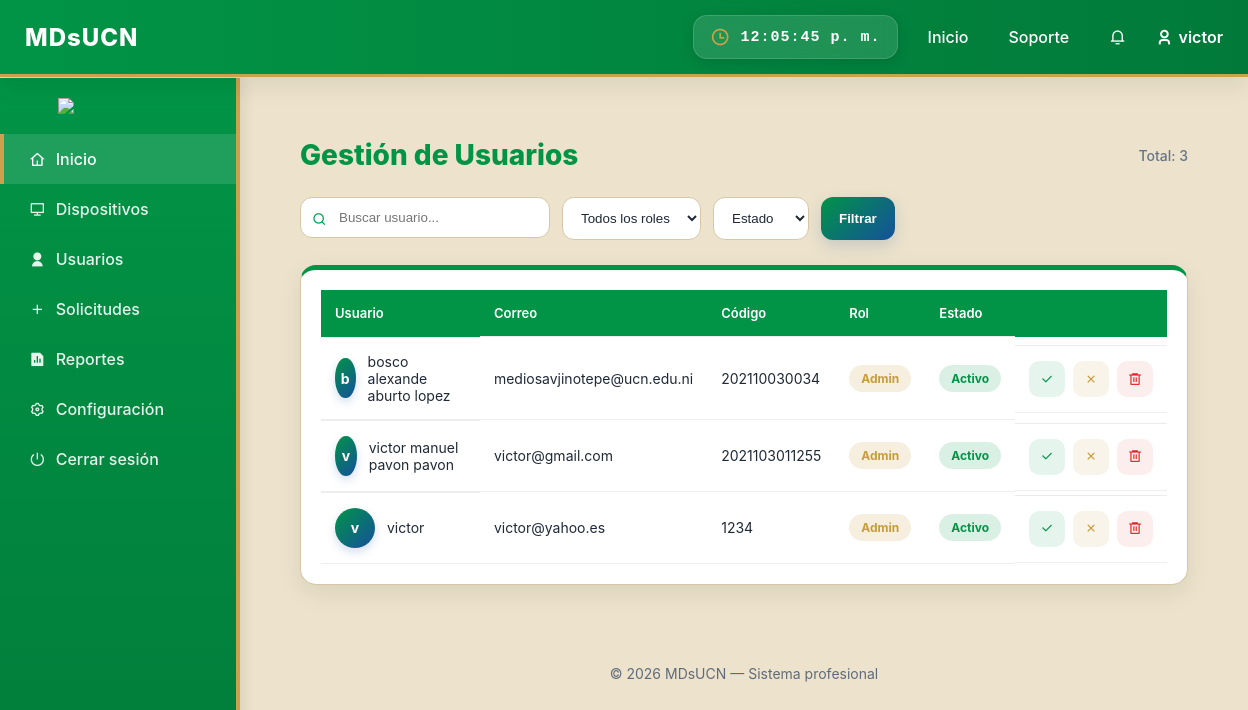
Before: /panel/usuarios/ (signed in) with the older database file.
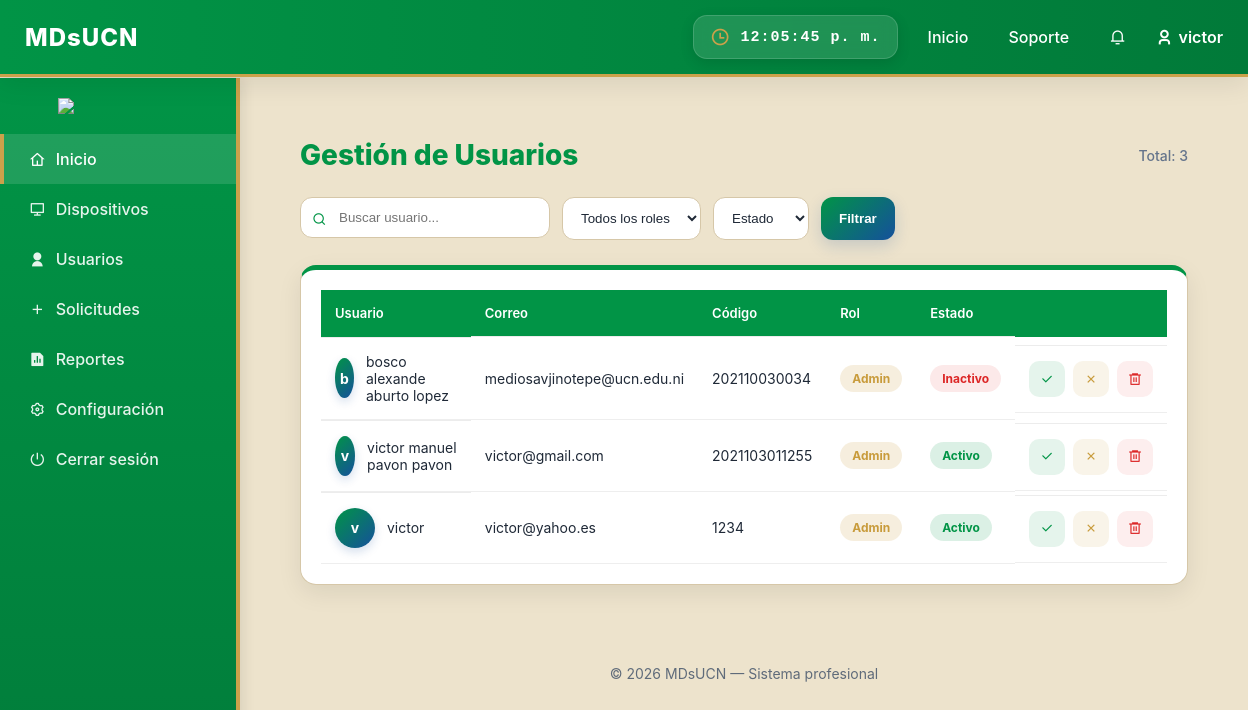
After: the same page with the newer database file.
### appOne/models.py (models this page shows, shortened)
class Usuario(AbstractUser):
    username = models.CharField(max_length=150, unique=True)
    nombre_completo = models.CharField(max_length=150)
    correo_institucional = models.EmailField(unique=True)
    codigo = models.CharField(max_length=20, unique=True)
    rol = models.CharField(max_length=20, choices=ROLES, default="Docente")
    USERNAME_FIELD = "correo_institucional"
    REQUIRED_FIELDS = ["username", "nombre_completo", "codigo"]
    objects = UsuarioManager()

### appOne/views.py (the view, shortened to what this page needs)
# urls.py: path('panel/usuarios/', views.panel_usuarios, name='panel_usuarios'),
@login_required
def panel_usuarios(request):
    if request.user.rol != "Admin":
        messages.error(request, "No tienes permisos para ver esta sección.")
        return redirect('dashboard')
    buscar = request.GET.get('buscar')
    rol = request.GET.get('rol')
    estado = request.GET.get('estado')
    usuarios = Usuario.objects.all()
    if rol:
        usuarios = usuarios.filter(rol=rol)
    if estado == "activo":
        usuarios = usuarios.filter(is_active=True)
    elif estado == "inactivo":
        usuarios = usuarios.filter(is_active=False)
    context = {
        'usuarios': usuarios,
    }
    return render(request, 'appOne/panel_usuarios.html', context)

### appOne/templates/appOne/panel_usuarios.html (shortened to what this page needs)
{% extends "appOne/dashboard.html" %}
{% load static %}
{% block extra_css %}
<link rel="stylesheet" href="{% static 'appOne/css/usuario.css' %}">
<link href="https://cdn.jsdelivr.net/npm/remixicon/fonts/remixicon.css" rel="stylesheet">
{% endblock %}
{% block contenido %}
<div class="usuarios-container">
    <div class="header-usuarios">
        <h2>Gestión de Usuarios</h2>
        <span class="total-users">Total: {{ usuarios|length }}</span>
    </div>
    <form method="GET" class="filtros-usuarios">
        <div class="input-group">
            <i class="ri-search-line"></i>
            <input type="text" name="buscar"
                placeholder="Buscar usuario..."
                value="{{ request.GET.buscar }}">
        </div>
        <select name="rol">
            <option value="">Todos los roles</option>
        </select>
        <select name="estado">
            <option value="">Estado</option>
        </select>
        <button type="submit" class="btn-filtrar">Filtrar</button>
    </form>
    <div class="table-wrapper">
        <table class="table-dashboard">
            <thead>
                <tr>
                    <th>Usuario</th>
                    <th>Correo</th>
                    <th>Código</th>
                    <th>Rol</th>
                    <th>Estado</th>
                    <th></th>
                </tr>
            </thead>
            <tbody>
                {% for u in usuarios %}
                <tr>
                    <td class="user-cell">
                        <div class="avatar">
                            {{ u.nombre_completo|slice:":1" }}
                        </div>
                        <span>{{ u.nombre_completo }}</span>
                    </td>
                    <td>{{ u.correo_institucional }}</td>
                    <td>{{ u.codigo }}</td>
                    <td>
                        <span class="rol {{ u.rol|lower }}">
                            {{ u.rol }}
                        </span>
                    </td>
                    <td>
                        {% if u.is_active %}
                            <span class="estado activo">Activo</span>
                        {% else %}
                            <span class="estado inactivo">Inactivo</span>
                        {% endif %}
                    </td>
                    <td class="acciones">
                        <a href="{% url 'aprobar_usuario' u.id %}" class="btn success">
                            <i class="ri-check-line"></i>
                        </a>
                        <a href="{% url 'rechazar_usuario' u.id %}" class="btn warning">
                            <i class="ri-close-line"></i>
                        </a>
                        <a href="{% url 'eliminar_usuario' u.id %}"
                           onclick="return confirm('¿Eliminar usuario?');"
                           class="btn danger">
                            <i class="ri-delete-bin-6-line"></i>
                        </a>
                    </td>
                </tr>
                {% empty %}
                <tr>
                    <td colspan="6" class="no-data">
                        No hay usuarios registrados
                    </td>
                </tr>
                {% endfor %}
            </tbody>
        </table>
    </div>
</div>
{% endblock %}

Changed rows visible on the page:
changed Usuario "bosco alexande aburto lopez": is_active "Activo" → "Inactivo"
